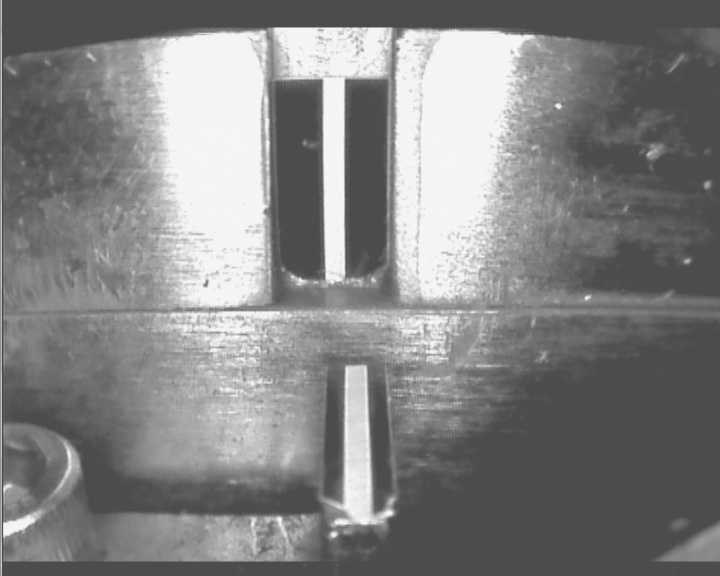
#> input picture algorithm/pytorch/images/2.jpg, 720 x 576 px
$ python main.py   (older library calls are emulated)
#> lines starting #> are read from the running program, lines starting #| are printed output that depends on the picture; after the words box and inside, x2 and y2 are one past the last pixel; in counts of white or black regions, pixels touching at a corner belong together
import cv2
import numpy as np

if __name__ == "__main__":
    image = cv2.imread("../pytorch/images/2.jpg", cv2.IMREAD_GRAYSCALE)
#> image is the input picture: shape (576, 720); min 62, max 255, mean 131

    sobel_x = cv2.Sobel(image, cv2.CV_64F, 1, 0, ksize=3)
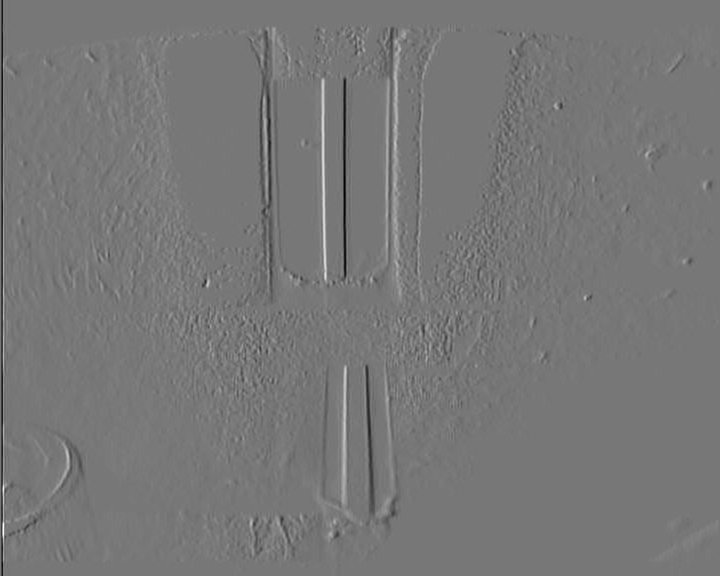
#> sobel_x: shape (576, 720) float64; min -605, max 682, mean -1; drawn with min black and max white
    sobel_y = cv2.Sobel(image, cv2.CV_64F, 0, 1, ksize=3)
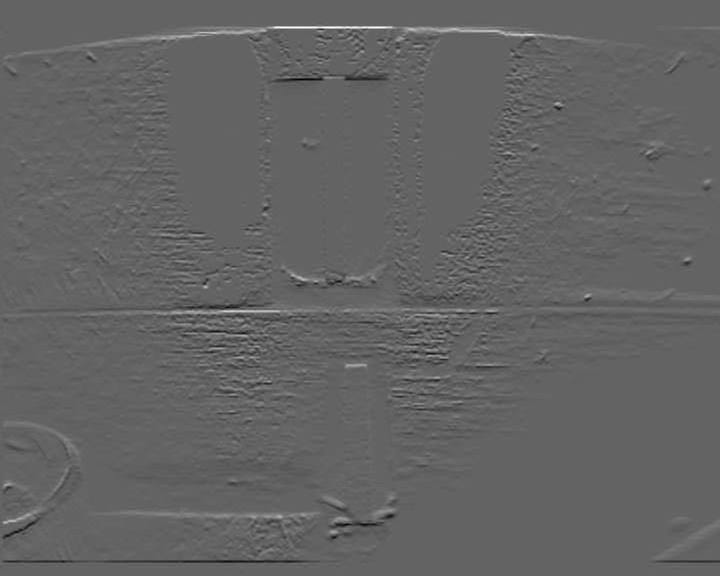
#> sobel_y: shape (576, 720) float64; min -443, max 688, mean 0; drawn with min black and max white

    # 计算边缘梯度强度和方向
    magnitude = np.sqrt(sobel_x ** 2 + sobel_y ** 2)
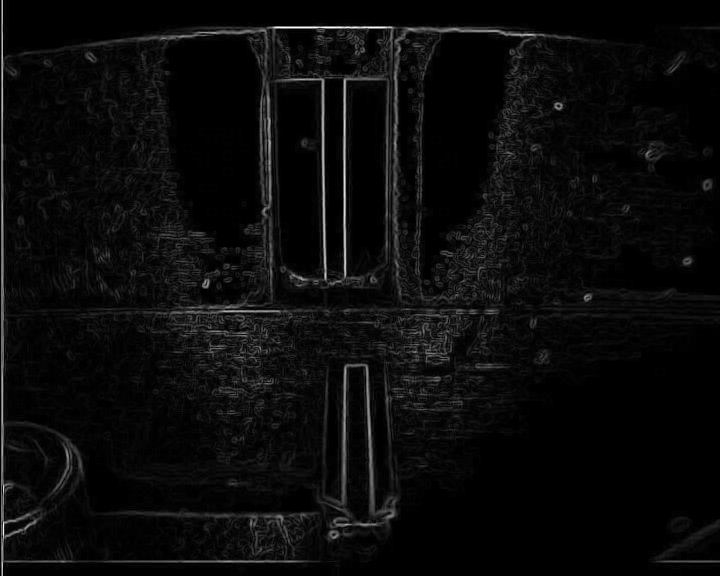
#> magnitude: shape (576, 720) float64; min 0, max 688, mean 29.5; drawn with min black and max white
    angle = np.arctan2(sobel_y, sobel_x)
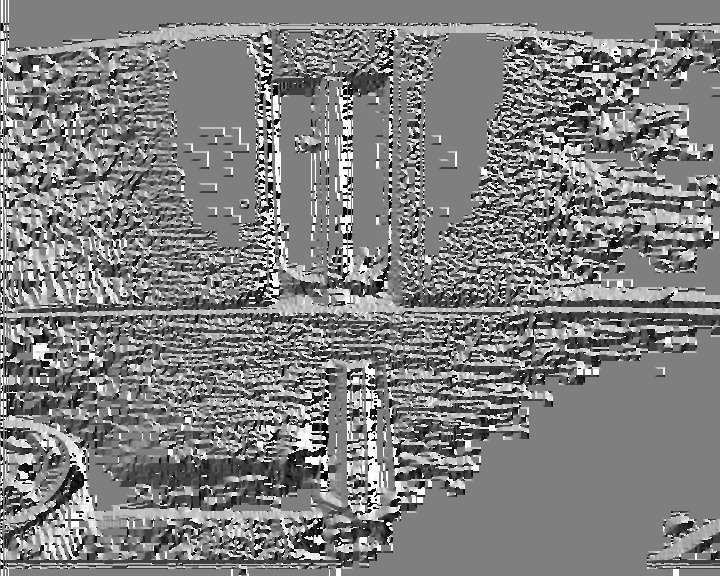
#> angle: shape (576, 720) float64; min -3.14, max 3.14, mean 0.0183; drawn with min black and max white
    print(angle)
#> (printed output is left out)

    # 保留垂直方向的边缘
    vertical_mask = np.logical_or(angle <= -np.pi/3, angle >= np.pi/3)
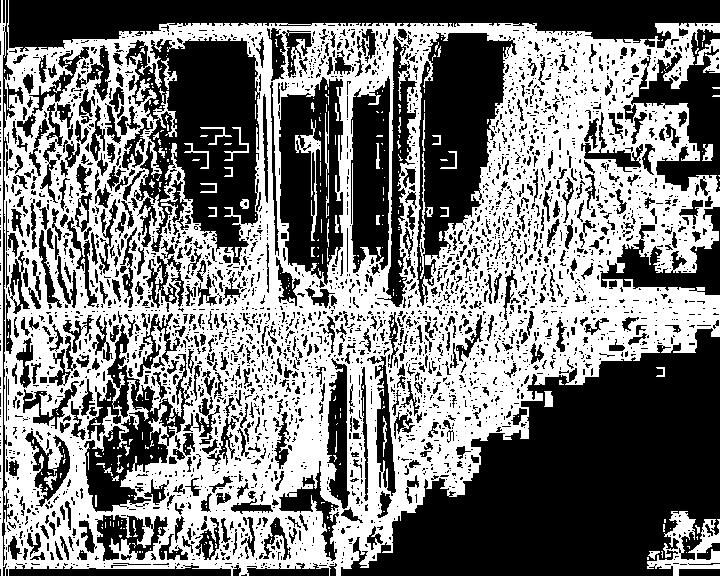
#> vertical_mask: shape (576, 720) bool; 48.3% white; 384 white regions (325 under 20 px), largest, box (x1, y1, x2, y2) and area: (0, 0, 720, 576) 192486, (647, 511, 720, 576) 1910, (295, 119, 321, 241) 605
    print(vertical_mask.shape)
#| (576, 720)
    print(vertical_mask)
#> (printed output is left out)
    vertical_edges = magnitude * vertical_mask
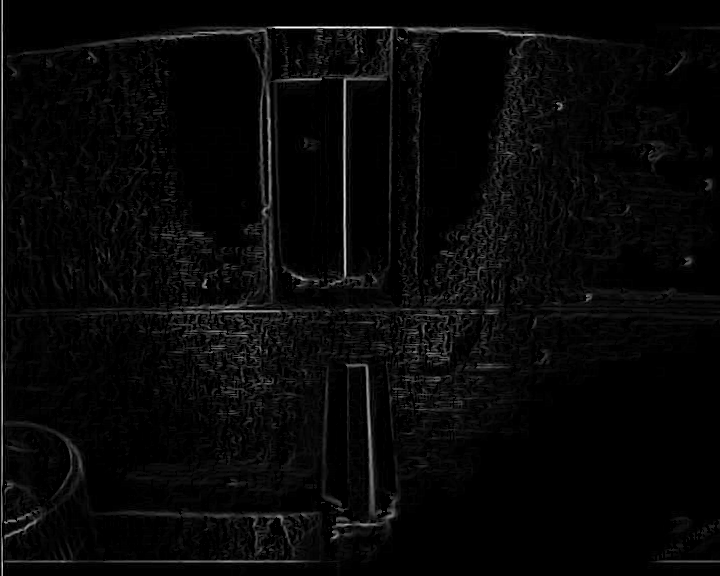
#> vertical_edges: shape (576, 720) float64; min 0, max 688, mean 21; drawn with min black and max white

    # 将梯度强度映射到0-255范围
    vertical_edges = np.uint8(255 * vertical_edges / np.max(vertical_edges))

    # 将梯度强度映射到0-255范围
    magnitude = np.uint8(255 * magnitude / np.max(magnitude))

    # 显示原始图像和边缘检测结果
    cv2.imshow('Original Image', image)
    cv2.imshow('Sobel Edge Detection', magnitude)
    cv2.imshow('vertical Edges Detection', vertical_edges)
    cv2.waitKey(0)
    cv2.destroyAllWindows()
